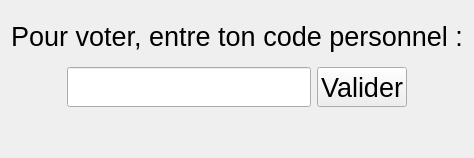
          <widget class="QWidget" name="Code_vote">
           <layout class="QVBoxLayout" name="verticalLayout_5" stretch="0,0,0">
            <item>
             <widget class="QLabel" name="label_code_vote">
              <property name="sizePolicy">
               <sizepolicy hsizetype="Preferred" vsizetype="Preferred">
                <horstretch>0</horstretch>
                <verstretch>0</verstretch>
               </sizepolicy>
              </property>
              <property name="minimumSize">
               <size>
                <width>0</width>
                <height>50</height>
               </size>
              </property>
              <property name="font">
               <font>
                <pointsize>20</pointsize>
               </font>
              </property>
              <property name="text">
               <string>Pour voter, entre ton code personnel :</string>
              </property>
              <property name="scaledContents">
               <bool>false</bool>
              </property>
              <property name="alignment">
               <set>Qt::AlignCenter</set>
              </property>
             </widget>
            </item>
            <item>
             <layout class="QHBoxLayout" name="horizontalLayout_3">
              <item>
               <spacer name="horizontalSpacer_7">
                <property name="orientation">
                 <enum>Qt::Horizontal</enum>
                </property>
                <property name="sizeHint" stdset="0">
                 <size>
                  <width>40</width>
                  <height>20</height>
                 </size>
                </property>
               </spacer>
              </item>
              <item>
               <widget class="QLineEdit" name="ligne_code">
                <property name="sizePolicy">
                 <sizepolicy hsizetype="Preferred" vsizetype="Fixed">
                  <horstretch>0</horstretch>
                  <verstretch>0</verstretch>
                 </sizepolicy>
                </property>
                <property name="minimumSize">
                 <size>
                  <width>200</width>
                  <height>40</height>
                 </size>
                </property>
                <property name="font">
                 <font>
                  <pointsize>20</pointsize>
                 </font>
                </property>
                <property name="focusPolicy">
                 <enum>Qt::StrongFocus</enum>
                </property>
                <property name="alignment">
                 <set>Qt::AlignCenter</set>
                </property>
               </widget>
              </item>
              <item>
               <widget class="QPushButton" name="bouton_ok_vote">
                <property name="sizePolicy">
                 <sizepolicy hsizetype="Preferred" vsizetype="Preferred">
                  <horstretch>0</horstretch>
                  <verstretch>0</verstretch>
                 </sizepolicy>
                </property>
                <property name="minimumSize">
                 <size>
                  <width>50</width>
                  <height>40</height>
                 </size>
                </property>
                <property name="font">
                 <font>
                  <pointsize>20</pointsize>
                 </font>
                </property>
                <property name="text">
                 <string>Valider</string>
                </property>
               </widget>
              </item>
              <item>
               <spacer name="horizontalSpacer_8">
                <property name="orientation">
                 <enum>Qt::Horizontal</enum>
                </property>
                <property name="sizeHint" stdset="0">
                 <size>
                  <width>40</width>
                  <height>20</height>
                 </size>
                </property>
               </spacer>
              </item>
             </layout>
            </item>
            <item>
             <spacer name="verticalSpacer_4">
              <property name="orientation">
               <enum>Qt::Vertical</enum>
              </property>
              <property name="sizeHint" stdset="0">
               <size>
                <width>20</width>
                <height>40</height>
               </size>
              </property>
             </spacer>
            </item>
           </layout>
          </widget>
